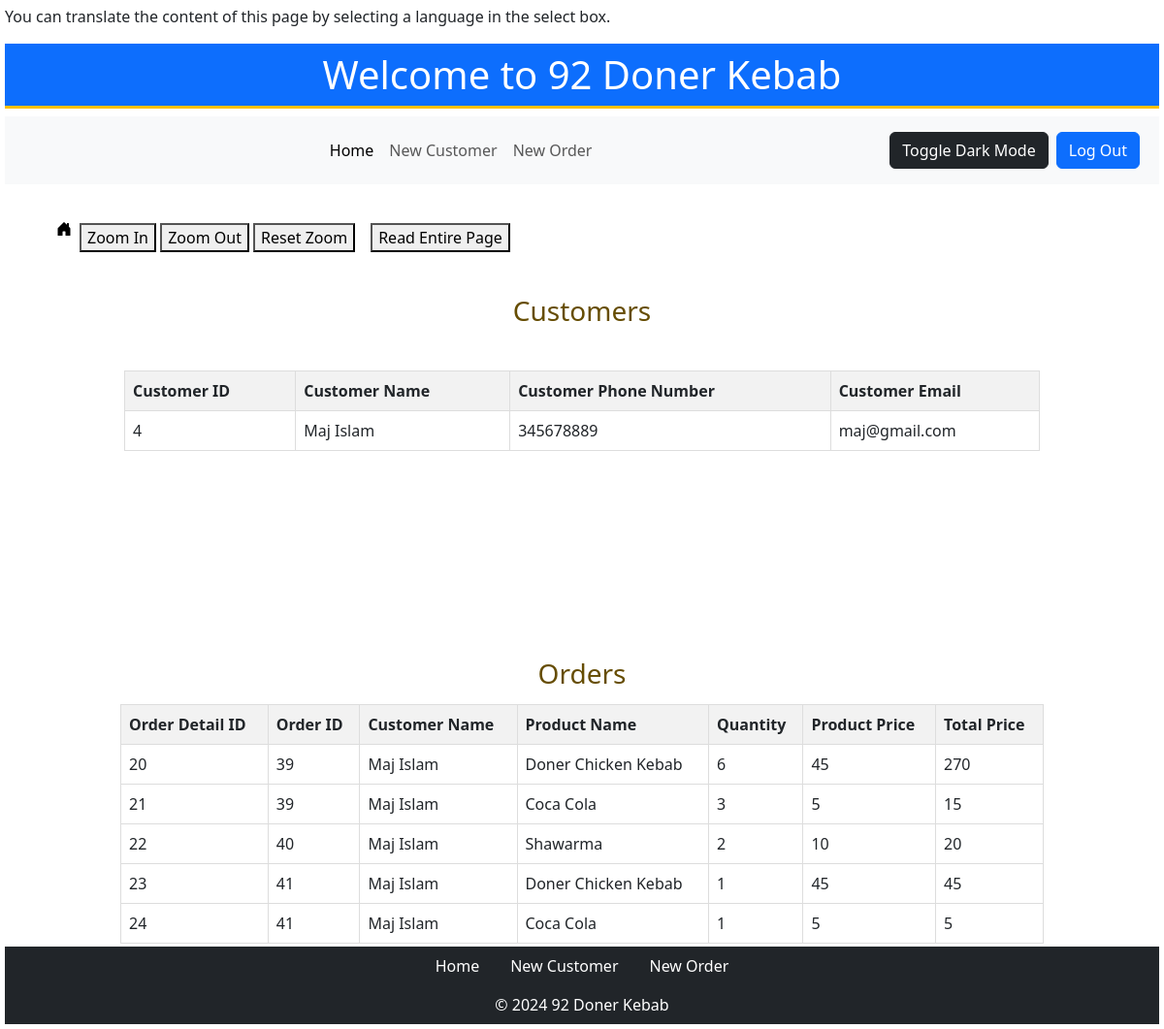
Screenshot of /staffadmin.php with the database file from the repository.
### tables this page shows
CREATE TABLE `Customers` (
  `customer_id` int(11) NOT NULL,
  `customer_name` varchar(50) NOT NULL,
  `customer_phonenumber` int(15) NOT NULL,
  `customer_email` varchar(30) NOT NULL
);

CREATE TABLE `order_details` (
  `order_detail_id` int(11) NOT NULL,
  `order_id` int(11) DEFAULT NULL,
  `product_id` int(11) DEFAULT NULL,
  `quantity` int(11) DEFAULT NULL
);

CREATE TABLE `orders` (
  `order_id` int(11) NOT NULL,
  `product_id` int(11) DEFAULT NULL,
  `quantity` int(11) DEFAULT NULL,
  `order_date` timestamp NOT NULL DEFAULT current_timestamp(),
  `customer_id` int(11) DEFAULT NULL,
  `customer_name` varchar(255) DEFAULT NULL,
  `product_id_1` int(11) DEFAULT NULL,
  `quantity_1` int(11) DEFAULT NULL,
  `product_id_2` int(11) DEFAULT NULL,
  `quantity_2` int(11) DEFAULT NULL
);

CREATE TABLE `Products` (
  `ProductId` int(30) NOT NULL,
  `ProductName` varchar(30) NOT NULL,
  `ProductPrice` varchar(30) NOT NULL,
  `ProductQuantity` int(30) NOT NULL,
  `ProductExpiry` date DEFAULT NULL,
  `ProductImage` varchar(255) DEFAULT NULL
);

### staffadmin.php (the view, shortened to what this page needs)
<!DOCTYPE html>
<html>
    <head>
            <link rel="stylesheet" href="dark-mode.css" id="dark-mode-stylesheet">
            <link href="https://cdn.jsdelivr.net/npm/bootstrap@5.3.2/dist/css/bootstrap.min.css" rel="stylesheet">
    </head>
    <body>
        <div id="content">
        <p>You can translate the content of this page by selecting a language in the select box.</p>
        <center>
            <h1 class="text-center p-2 border-3 border-warning border-bottom bg-primary text-white">Welcome to 92 Doner Kebab</h1>
            <div class="cabeza">
                <nav class="navbar navbar-expand-lg navbar-light bg-light">
                <div class="container-fluid">
                    <div class="collapse navbar-collapse" id="navbarNav">
                        <ul class="navbar-nav mx-auto">
                            <li class="nav-item text-center">
                                <a class="nav-link active" aria-current="page" href="staffadmin.php">Home</a>
                            </li>
                            <li class="nav-item">
                                <a class="nav-link" href="staffcustomer.php">New Customer</a>
                            </li>
                            <li class="nav-item">
                                <a class="nav-link" href="stafforders.php">New Order</a>
                            </li>
                        </ul>
                        <button id="dark-mode-toggle" class="btn btn-dark">Toggle Dark Mode</button>
                        <a href="index.php" class="btn btn-primary m-2">Log Out</a>
                    </div>
                </div>
            </nav>
        </div>
    <div class="container my-3">
        <nav aria-label="breadcrumb">
            <ol class="breadcrumb breadcrumb-chevron p-3 bg-white rounded-3">
                <li class="breadcrumb-item">
                <a class="link-body-emphasis" href="staffadmin.php">
                </a>
                </li>
                <li class="m-2">
                    <button onclick="zoomIn()">Zoom In</button>
                    <button onclick="zoomOut()">Zoom Out</button>
                    <button onclick="resetZoom()">Reset Zoom</button>
                </li>
                <li class="m-2">
                    <button onclick="speakEntirePage()">Read Entire Page</button>
                </li>
            </ol>
        </nav>
    </div>
    <?php
    $con = mysqli_connect("localhost", "root", "", "DonerKebab");
  echo '<div class="text-warning-emphasis text-center p-1"> <h3>Customers</h3></div>';
    $customer_query = "SELECT * FROM Customers";
    $customer_result = mysqli_query($con, $customer_query);
    if (!$customer_result) {
        echo "Error fetching customer data: " . mysqli_error($con);
    } else {
        echo "<br>";
        echo '<div class="zoom">';
        echo "<table>";
        echo "<tr>
                <th>Customer ID</th>
                <th>Customer Name</th>
                <th>Customer Phone Number</th>
                <th>Customer Email</th>
            </tr>";
        while ($customer_row = mysqli_fetch_assoc($customer_result)) {
            echo "
            <tr>
                <td>{$customer_row['customer_id']}</td>
                <td>{$customer_row['customer_name']}</td>
                <td>{$customer_row['customer_phonenumber']}</td>
                <td>{$customer_row['customer_email']}</td>
                </tr>";
        }
        echo "</table>";
        echo "</div>";
    }
    echo '<div class="text-warning-emphasis text-center p-1"> <h3>Orders</h3></div>';
$orderDetails_query = "SELECT od.order_detail_id, o.order_id, c.customer_name, p.ProductName, od.quantity, p.ProductPrice
FROM order_details od
JOIN orders o ON od.order_id = o.order_id
JOIN Customers c ON o.customer_id = c.customer_id
JOIN Products p ON od.product_id = p.ProductId";
$orderDetails_result = mysqli_query($con, $orderDetails_query);
if (!$orderDetails_result) {
echo "Error fetching order details: " . mysqli_error($con);
} else {
echo "<table border='1'>
  <tr>
      <th>Order Detail ID</th>
      <th>Order ID</th>
      <th>Customer Name</th>
      <th>Product Name</th>
      <th>Quantity</th>
      <th>Product Price</th>
      <th>Total Price</th>
    </tr>";
    while ($row = mysqli_fetch_assoc($orderDetails_result)) {
        $total_price = $row['quantity'] * $row['ProductPrice'];
        echo "<tr>
              <td>{$row['order_detail_id']}</td>
              <td>{$row['order_id']}</td>
              <td>{$row['customer_name']}</td>
              <td>{$row['ProductName']}</td>
              <td>{$row['quantity']}</td>
              <td>{$row['ProductPrice']}</td>
              <td>{$total_price}</td>
              </tr>";
    }
echo "</table>";
}
?>
      <div class="bg-dark">
      <ul class="nav justify-content-center">
        <li class="nav-item text-center">
            <a class="nav-link text-white" aria-current="page" href="staffadmin.php">Home</a>
        </li>
        <li class="nav-item">
            <a class="nav-link text-white" href="staffcustomer.php">New Customer</a>
        </li>
        <li class="nav-item">
        <a class="nav-link text-white" href="stafforders.php">New Order</a>
        </li>
      </ul>
      <p class="text-center text-primary p-2 mb-0 text-white">© 2024 92 Doner Kebab</p>
  </div>
</div>
    </body>
</html>

### staffadmin.php (style rules this page uses)
body { padding: 5px; background-color: white; color: black; font-size: 25px; }
#content { transition: transform 0.5s; }
.zoom { padding: 5px; transition: transform .2s; width: 100%; height: 300px; margin: 0 auto; }
table { width: 80%; border-collapse: collapse; margin: 3px auto; }
th, td { border: 1px solid #dddddd; text-align: left; padding: 8px; }
th { background-color: #f2f2f2; }

### rows the page displays
customers: customer_id "4", customer_name "Maj Islam", customer_phonenumber "345678889", customer_email "maj@gmail.com"
order_details: order_detail_id "20", order.order_id "39", customers.customer_name "Maj Islam", product.ProductName "Doner Chicken Kebab", quantity "6", product.ProductPrice "45", quantity.ProductPrice "270"
order_details: order_detail_id "21", order.order_id "39", customers.customer_name "Maj Islam", product.ProductName "Coca Cola", quantity "3", product.ProductPrice "5", quantity.ProductPrice "15"
order_details: order_detail_id "22", order.order_id "40", customers.customer_name "Maj Islam", product.ProductName "Shawarma", quantity "2", product.ProductPrice "10", quantity.ProductPrice "20"
order_details: order_detail_id "23", order.order_id "41", customers.customer_name "Maj Islam", product.ProductName "Doner Chicken Kebab", quantity "1", product.ProductPrice "45"
order_details: order_detail_id "24", order.order_id "41", customers.customer_name "Maj Islam", product.ProductName "Coca Cola", quantity "1", product.ProductPrice "5"
